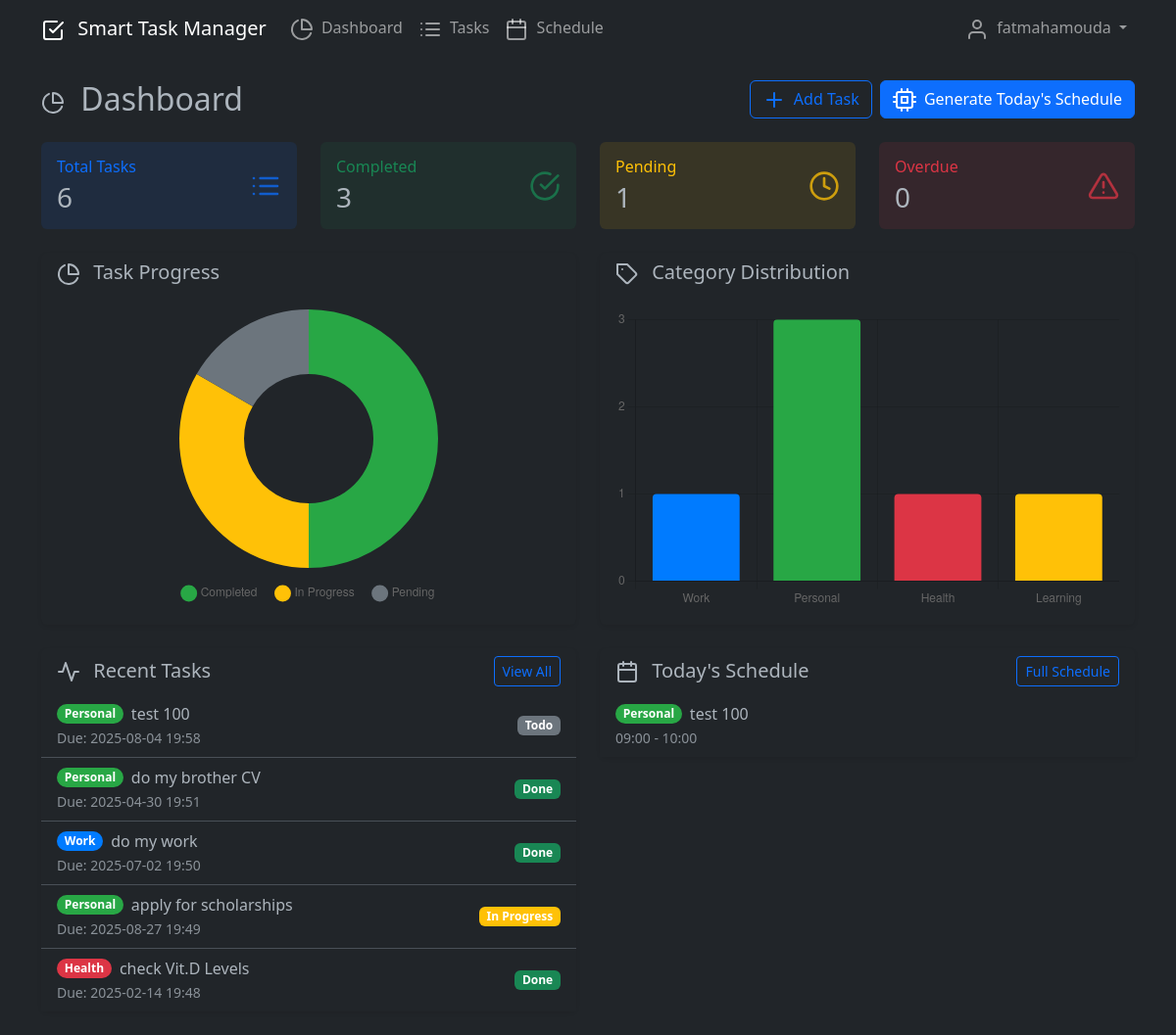
/dashboard (signed in), run on the app's committed database.
### models.py (models this page shows, shortened)
class User(UserMixin, db.Model):
    __tablename__ = 'users'
    id = db.Column(db.Integer, primary_key=True)
    username = db.Column(db.String(80), unique=True, nullable=False)
    email = db.Column(db.String(120), unique=True, nullable=False)
    password_hash = db.Column(db.String(256), nullable=False)
    timezone = db.Column(db.String(50), default='UTC')
    work_start_hour = db.Column(db.Integer, default=9)
    work_end_hour = db.Column(db.Integer, default=17)
    created_at = db.Column(db.DateTime, default=datetime.utcnow)
    tasks = db.relationship('Task', backref='user', lazy=True, cascade='all, delete-orphan')
    categories = db.relationship('Category', backref='user', lazy=True, cascade='all, delete-orphan')

class Task(db.Model):
    __tablename__ = 'tasks'
    id = db.Column(db.Integer, primary_key=True)
    title = db.Column(db.String(200), nullable=False)
    description = db.Column(db.Text)
    due_date = db.Column(db.DateTime)
    estimated_duration = db.Column(db.Integer, default=60)  # in minutes
    priority = db.Column(db.Integer, default=3)  # 1-5 scale (1=lowest, 5=highest)
    status = db.Column(db.String(20), default='todo')  # todo, in-progress, done
    user_id = db.Column(db.Integer, db.ForeignKey('users.id'), nullable=False)
    category_id = db.Column(db.Integer, db.ForeignKey('categories.id'))
    created_at = db.Column(db.DateTime, default=datetime.utcnow)
    updated_at = db.Column(db.DateTime, default=datetime.utcnow, onupdate=datetime.utcnow)
    completed_at = db.Column(db.DateTime)

class Category(db.Model):
    __tablename__ = 'categories'
    id = db.Column(db.Integer, primary_key=True)
    name = db.Column(db.String(80), nullable=False)
    color = db.Column(db.String(7), default='#007bff')  # Hex color
    user_id = db.Column(db.Integer, db.ForeignKey('users.id'), nullable=False)
    created_at = db.Column(db.DateTime, default=datetime.utcnow)
    tasks = db.relationship('Task', backref='category', lazy=True)

class Schedule(db.Model):
    __tablename__ = 'schedules'
    id = db.Column(db.Integer, primary_key=True)
    user_id = db.Column(db.Integer, db.ForeignKey('users.id'), nullable=False)
    schedule_date = db.Column(db.Date, nullable=False)
    task_id = db.Column(db.Integer, db.ForeignKey('tasks.id'), nullable=False)
    start_time = db.Column(db.Time, nullable=False)
    end_time = db.Column(db.Time, nullable=False)
    created_at = db.Column(db.DateTime, default=datetime.utcnow)
    user = db.relationship('User', backref='schedules')
    task = db.relationship('Task', backref='schedule_entries')

### routes.py (the view)
@app.route('/dashboard')
@login_required
def dashboard():
    stats = get_task_stats(current_user.id)
    category_stats = get_category_stats(current_user.id)
    recent_tasks = Task.query.filter_by(user_id=current_user.id)\
                            .order_by(Task.updated_at.desc())\
                            .limit(5).all()
    today = date.today()
    today_schedule = Schedule.query.filter_by(user_id=current_user.id, schedule_date=today)\
                                  .order_by(Schedule.start_time).all()
    return render_template('dashboard.html',
                         stats=stats,
                         category_stats=category_stats,
                         recent_tasks=recent_tasks,
                         today_schedule=today_schedule)

### app.py (called while the page is built)
@login_manager.user_loader
def load_user(user_id):
    from models import User
    return User.query.get(int(user_id))

### templates/dashboard.html (shortened to what this page needs)
{% extends "base.html" %}
{% block content %}
<div class="d-flex justify-content-between align-items-center mb-4">
    <h2 class="mb-0">
        <i data-feather="pie-chart" class="me-2"></i>
        Dashboard
    </h2>
    <div class="d-flex gap-2">
        <a href="{{ url_for('tasks') }}" class="btn btn-outline-primary">
            <i data-feather="plus" class="me-1"></i>
            Add Task
        </a>
        <button id="generateScheduleBtn" class="btn btn-primary">
            <i data-feather="cpu" class="me-1"></i>
            Generate Today's Schedule
        </button>
    </div>
</div>
<div class="row g-4 mb-4">
    <div class="col-md-3">
        <div class="card border-0 bg-primary bg-opacity-10">
            <div class="card-body">
                <div class="d-flex align-items-center">
                    <div class="flex-grow-1">
                        <h6 class="text-primary mb-1">Total Tasks</h6>
                        <h3 class="mb-0">{{ stats.total_tasks }}</h3>
                    </div>
                    <div class="text-primary opacity-75">
                        <i data-feather="list" style="width: 32px; height: 32px;"></i>
                    </div>
                </div>
            </div>
        </div>
    </div>
    <div class="col-md-3">
        <div class="card border-0 bg-success bg-opacity-10">
            <div class="card-body">
                <div class="d-flex align-items-center">
                    <div class="flex-grow-1">
                        <h6 class="text-success mb-1">Completed</h6>
                        <h3 class="mb-0">{{ stats.completed_tasks }}</h3>
                    </div>
                    <div class="text-success opacity-75">
                        <i data-feather="check-circle" style="width: 32px; height: 32px;"></i>
                    </div>
                </div>
            </div>
        </div>
    </div>
    <div class="col-md-3">
        <div class="card border-0 bg-warning bg-opacity-10">
            <div class="card-body">
                <div class="d-flex align-items-center">
                    <div class="flex-grow-1">
                        <h6 class="text-warning mb-1">Pending</h6>
                        <h3 class="mb-0">{{ stats.pending_tasks }}</h3>
                    </div>
                    <div class="text-warning opacity-75">
                        <i data-feather="clock" style="width: 32px; height: 32px;"></i>
                    </div>
                </div>
            </div>
        </div>
    </div>
    <div class="col-md-3">
        <div class="card border-0 bg-danger bg-opacity-10">
            <div class="card-body">
                <div class="d-flex align-items-center">
                    <div class="flex-grow-1">
                        <h6 class="text-danger mb-1">Overdue</h6>
                        <h3 class="mb-0">{{ stats.overdue_tasks }}</h3>
                    </div>
                    <div class="text-danger opacity-75">
                        <i data-feather="alert-triangle" style="width: 32px; height: 32px;"></i>
                    </div>
                </div>
            </div>
        </div>
    </div>
</div>
<div class="row g-4">
    <div class="col-lg-6">
        <div class="card border-0 shadow-sm h-100">
            <div class="card-header bg-transparent border-0">
                <h5 class="mb-0">
                    <i data-feather="pie-chart" class="me-2"></i>
                    Task Progress
                </h5>
            </div>
            <div class="card-body">
                <canvas id="taskProgressChart" width="400" height="300"></canvas>
            </div>
        </div>
    </div>
    <div class="col-lg-6">
        <div class="card border-0 shadow-sm h-100">
            <div class="card-header bg-transparent border-0">
                <h5 class="mb-0">
                    <i data-feather="tag" class="me-2"></i>
                    Category Distribution
                </h5>
            </div>
            <div class="card-body">
                <canvas id="categoryChart" width="400" height="300"></canvas>
            </div>
        </div>
    </div>
    <div class="col-lg-6">
        <div class="card border-0 shadow-sm">
            <div class="card-header bg-transparent border-0 d-flex justify-content-between align-items-center">
                <h5 class="mb-0">
                    <i data-feather="activity" class="me-2"></i>
                    Recent Tasks
                </h5>
                <a href="{{ url_for('tasks') }}" class="btn btn-sm btn-outline-primary">View All</a>
            </div>
            <div class="card-body p-0">
                {% if recent_tasks %}
                    <div class="list-group list-group-flush">
                        {% for task in recent_tasks %}
                        <div class="list-group-item d-flex justify-content-between align-items-center">
                            <div class="flex-grow-1">
                                <div class="d-flex align-items-center">
                                    {% if task.category %}
                                        <span class="badge rounded-pill me-2" style="background-color: {{ task.category.color }};">
                                            {{ task.category.name }}
                                        </span>
                                    {% endif %}
                                    <span class="fw-medium">{{ task.title }}</span>
                                </div>
                                {% if task.due_date %}
                                    <small class="text-muted">
                                        Due: {{ task.due_date.strftime('%Y-%m-%d %H:%M') }}
                                    </small>
                                {% endif %}
                            </div>
                            <span class="badge bg-{{ 'success' if task.status == 'done' else 'warning' if task.status == 'in-progress' else 'secondary' }}">
                                {{ task.status.replace('-', ' ').title() }}
                            </span>
                        </div>
                        {% endfor %}
                    </div>
                {% else %}
                    <div class="text-center py-4 text-muted">
                        <i data-feather="inbox" class="mb-2"></i>
                        <p class="mb-0">No tasks yet. <a href="{{ url_for('tasks') }}">Create your first task</a></p>
                    </div>
                {% endif %}
            </div>
        </div>
    </div>
    <div class="col-lg-6">
        <div class="card border-0 shadow-sm">
            <div class="card-header bg-transparent border-0 d-flex justify-content-between align-items-center">
                <h5 class="mb-0">
                    <i data-feather="calendar" class="me-2"></i>
                    Today's Schedule
                </h5>
                <a href="{{ url_for('schedule') }}" class="btn btn-sm btn-outline-primary">Full Schedule</a>
            </div>
            <div class="card-body p-0">
                <div id="todaySchedule">
                    {% if today_schedule %}
                        <div class="list-group list-group-flush">
                            {% for item in today_schedule %}
                            <div class="list-group-item">
                                <div class="d-flex justify-content-between align-items-center">
                                    <div class="flex-grow-1">
                                        <div class="d-flex align-items-center">
                                            {% if item.task.category %}
                                                <span class="badge rounded-pill me-2" style="background-color: {{ item.task.category.color }};">
                                                    {{ item.task.category.name }}
                                                </span>
                                            {% endif %}
                                            <span class="fw-medium">{{ item.task.title }}</span>
                                        </div>
                                        <small class="text-muted">
                                            {{ item.start_time.strftime('%H:%M') }} - {{ item.end_time.strftime('%H:%M') }}
                                        </small>
                                    </div>
                                </div>
                            </div>
                            {% endfor %}
                        </div>
                    {% else %}
                        <div class="text-center py-4 text-muted">
                            <i data-feather="calendar" class="mb-2"></i>
                            <p class="mb-0">No schedule for today. Click "Generate Today's Schedule" to create one.</p>
                        </div>
                    {% endif %}
                </div>
            </div>
        </div>
    </div>
</div>
{% endblock %}
{% block scripts %}
<script>
    // Initialize charts with data
    const taskProgressData = {
        completed: {{ stats.completed_tasks }},
        pending: {{ stats.pending_tasks }},
        inProgress: {{ stats.in_progress_tasks }}
    };
    const categoryData = {{ category_stats | tojson }};
    initializeCharts(taskProgressData, categoryData);
    // Generate schedule button
    document.getElementById('generateScheduleBtn').addEventListener('click', function() {
        generateTodaysSchedule();
    });
</script>
{% endblock %}

### templates/base.html (shortened to what this page needs)
<!DOCTYPE html>
<html lang="en" data-bs-theme="dark">
<head>
    <link href="https://cdn.jsdelivr.net/npm/bootstrap@5.3.0/dist/css/bootstrap.min.css" rel="stylesheet">
    <link href="https://cdn.jsdelivr.net/npm/bootstrap-dark-5@1.1.3/dist/css/bootstrap-dark.min.css" rel="stylesheet">
    <link rel="stylesheet" href="{{ url_for('static', filename='css/style.css') }}">
</head>
<body>
    <nav class="navbar navbar-expand-lg navbar-dark bg-dark">
        <div class="container">
            <a class="navbar-brand" href="{{ url_for('index') }}">
                <i data-feather="check-square" class="me-2"></i>
                Smart Task Manager
            </a>
            {% if current_user.is_authenticated %}
            <div class="collapse navbar-collapse" id="navbarNav">
                <ul class="navbar-nav me-auto">
                    <li class="nav-item">
                        <a class="nav-link" href="{{ url_for('dashboard') }}">
                            <i data-feather="pie-chart" class="me-1"></i>
                            Dashboard
                        </a>
                    </li>
                    <li class="nav-item">
                        <a class="nav-link" href="{{ url_for('tasks') }}">
                            <i data-feather="list" class="me-1"></i>
                            Tasks
                        </a>
                    </li>
                    <li class="nav-item">
                        <a class="nav-link" href="{{ url_for('schedule') }}">
                            <i data-feather="calendar" class="me-1"></i>
                            Schedule
                        </a>
                    </li>
                </ul>
                <ul class="navbar-nav">
                    <li class="nav-item dropdown">
                        <a class="nav-link dropdown-toggle" href="#" role="button" data-bs-toggle="dropdown">
                            <i data-feather="user" class="me-1"></i>
                            {{ current_user.username }}
                        </a>
                    </li>
                </ul>
            </div>
            {% endif %}
        </div>
    </nav>
    <main class="py-4">
        <div class="container">
            {% block content %}{% endblock %}
        </div>
    </main>
    {% block scripts %}{% endblock %}
</body>
</html>

### static/css/style.css (style rules this page uses)
:root { --timeline-color: #dee2e6; --timeline-item-bg: #f8f9fa; }
[data-bs-theme="dark"] { --timeline-color: #495057; --timeline-item-bg: #212529; }
[data-bs-theme="dark"] .card { background-color: var(--bs-dark); border-color: var(--bs-border-color); }

### data on the page
User: username "fatmahamouda"
Task: category.name "Personal", title "test 100", due_date "2025-08-04 19:58", status.replace "Todo"
Task: category.name "Personal", title "do my brother CV", due_date "2025-04-30 19:51", status.replace "Done"
Task: category.name "Work", title "do my work", due_date "2025-07-02 19:50", status.replace "Done"
Task: category.name "Personal", title "apply for scholarships", due_date "2025-08-27 19:49", status.replace "In Progress"
Task: category.name "Health", title "check Vit.D Levels", due_date "2025-02-14 19:48", status.replace "Done"
Schedule: task.category.name "Personal", task "test 100", start_time "09:00", end_time "10:00"

### other printed values
{{ stats.total_tasks }} "6"
{{ stats.completed_tasks }} "3"
{{ stats.pending_tasks }} "1"
{{ stats.overdue_tasks }} "0"
chart data {{ stats.completed_tasks }} 3
chart data {{ stats.pending_tasks }} 1
chart data {{ stats.in_progress_tasks }} 2
